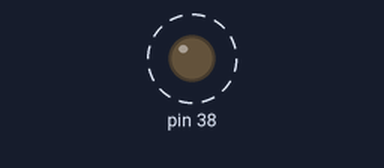
A program run on a simulated Raspberry Pi (header pin numbers). Shown: output pins drawn as LEDs (lit = HIGH). Dashed ring = blinking. What the program prints to the terminal is not drawn.

Above: at 0.5 s.
Timing chart, 0 to 4.6 s (numbered marks = the images above):
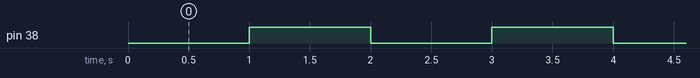

The program:

buzzer.py
```python
# @Auth Xtrans Solutions Pvt. Ltd.
# Program to test Buzzer
# Connect RM9 to RM17

import time
import RPi.GPIO as gpio

gpio.setwarnings(False)
gpio.setmode(gpio.BOARD)
gpio.setup(38, gpio.OUT)

try:
    while(1):
        gpio.output(38,0)
        print("Buzzer OFF")
        time.sleep(1)
        gpio.output(38,1)
        print("Buzzer ON")
        time.sleep(1)
        #gpio.cleanup()
except KeyboardInterrupt:
        gpio.cleanup()
        exit
```

Measured:
- by itself, pin 38: alternates HIGH for 1.0 s and LOW for 1.0 s
